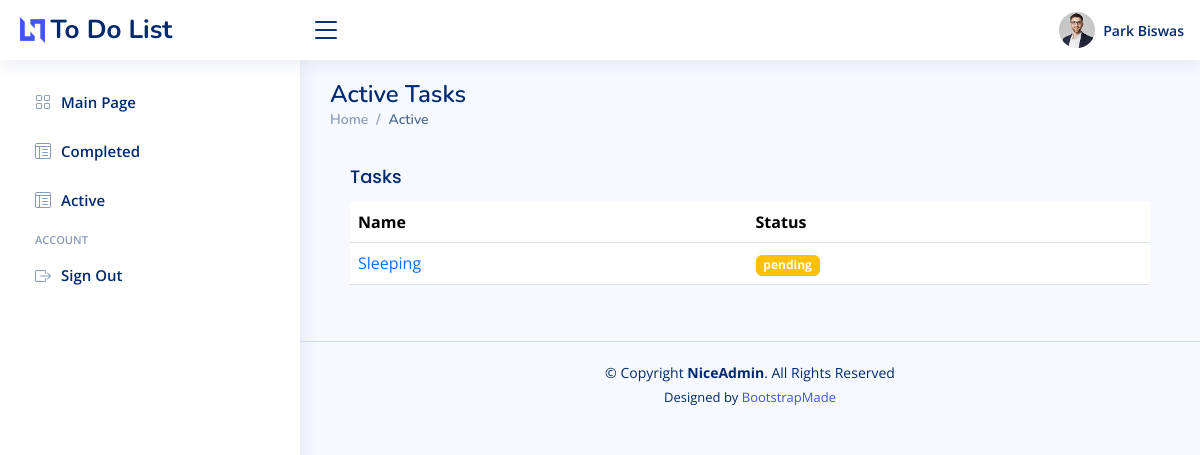
The app's page /todolist/display/pending (signed in), older data.
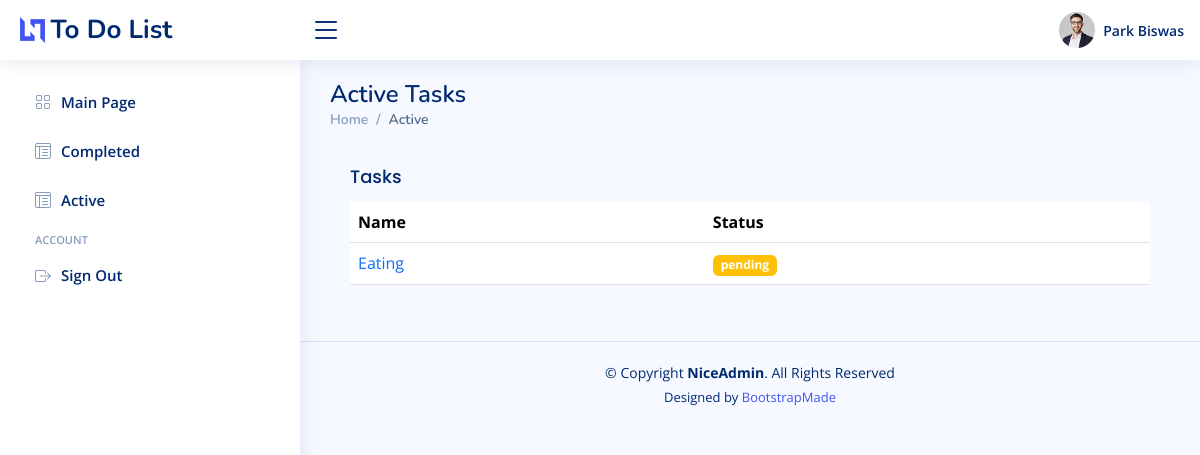
The same page, newer data.
### ToDoList/models.py (models this page shows, shortened)
class Task(models.Model):
    name = models.CharField(max_length=150)
    time = models.DurationField(null=True)
    status_choices = [
        ("pending","pending"),
        ("complete","complete"),
        ("overdue","overdue"),
    ]
    status = models.CharField(max_length=20,choices=status_choices,default="pending")
    user_id = models.ForeignKey(User, on_delete=models.CASCADE, default=None)
    updated_at = models.DateTimeField(auto_now=True)

### ToDoList/views.py (the view)
# urls.py: path("display/<str:display_type>",views.display,name="display"),
def display(request, display_type):
    config = {}
    user_data = get_user_data(request)
    tasks = Task.objects.filter(user_id = user_data, status = display_type)
    config['display_type'] = "Completed" if display_type == "complete" else "Active"
    config['user'] = f"{user_data.first_name} {user_data.last_name}"
    config['tasks'] = tasks
    return render(request,"display.html",config)

### ToDoList/utils.py (called while the page is built)
def get_user_data(request):
    return User.objects.get(id = get_auth_from_session(request))

### authentication/utils.py (called while the page is built)
def get_auth_from_session(request):
    return request.session['user']

### ToDoList/templates/display.html (shortened to what this page needs)
{% extends "index.html" %}
{% block content %}
    <main id="main" class="main">
        <div class="pagetitle">
            <h1>{{display_type}} Tasks</h1>
            <nav>
            <ol class="breadcrumb">
                <li class="breadcrumb-item"><a href="{% url 'index'%}">Home</a></li>
                <li class="breadcrumb-item active">{{display_type}}</li>
            </ol>
            </nav>
        </div>
        <section class="section">
            <div class="row">
            <div class="col-12">
                <div class="card-body">
                  <h5 class="card-title">Tasks</h5>
                  <table class="table table-hover datatable">
                    <thead>
                      <tr>
                        <th scope="col">Name</th>
                        <th scope="col">Status</th>
                      </tr>
                    </thead>
                    <tbody>
                      {% for task in tasks %}
                            <tr>
                                <td><div class="text-primary">{{task.name}}</div></td>
                                <td><span class="badge {% if display_type == "Completed" %}bg-success{% else %}bg-warning{% endif %}">{{task.status}}</span></td>
                            </tr>
                      {% endfor %}
                    </tbody>
                  </table>
              </div>
            </div>
          </div>
          </section>
    </main>
{% endblock %}

Row changes from the older to the newer data that the page shows:
no longer on this page (row edited): Task: name "Sleeping", status "pending"
added Task: name "Eating", status "pending"
